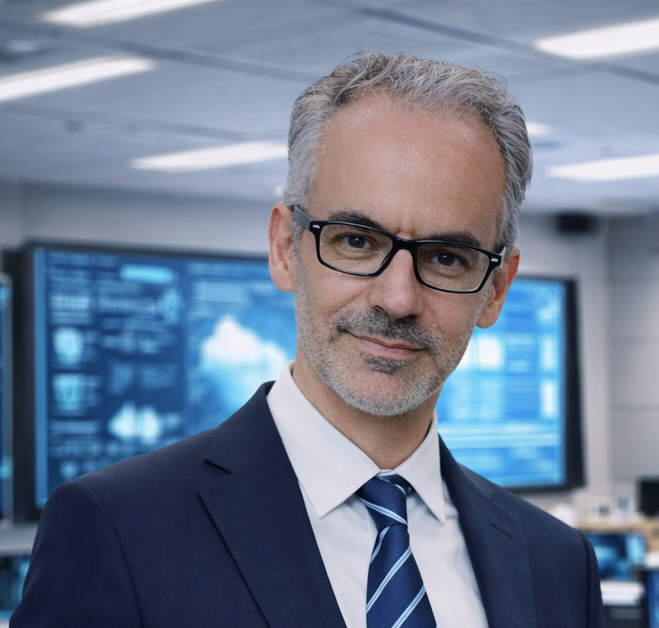
#> input picture intro/Odair.png, 659 x 628 px
$ python intro.py
#> lines starting #> are read from the running program, lines starting #| are printed output that depends on the picture
import cv2
import os

# Este é um arquivo introdutório básico para processamento de imagens com OpenCV
# Vamos importar uma imagem, convertê-la para preto e branco (escala de cinza) e salvar o resultado

# 1. Importar a imagem: montamos um caminho absoluto a partir da pasta do script
script_dir = os.path.dirname(os.path.abspath(__file__))
image_path = os.path.join(script_dir, 'Odair.png')
img = cv2.imread(image_path)
#> img is the input picture: shape (628, 659, 3); mean B, G, R 144.5, 124, 111.2

# Verificar se a imagem foi carregada corretamente
if img is None:
    print("Erro: Não foi possível carregar a imagem. Verifique o caminho.")
else:
    # 2. Converter para preto e branco: cv2.cvtColor converte a imagem colorida para escala de cinza
    # COLOR_BGR2GRAY transforma de BGR (formato padrão do OpenCV) para grayscale
    gray = cv2.cvtColor(img, cv2.COLOR_BGR2GRAY)
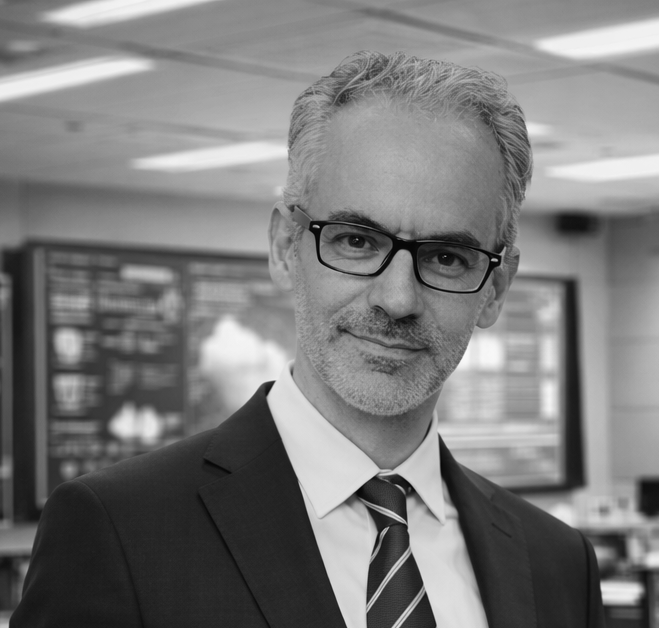
#> gray: shape (628, 659); min 1, max 249, mean 122.5

    # 3. Salvar a imagem em preto e branco: cv2.imwrite salva a imagem no disco
    # Aqui, salvamos como 'Odair_gray.png' na mesma pasta
    cv2.imwrite('Odair_gray.png', gray)

    print("Imagem convertida e salva como 'Odair_gray.png'!")

    # [5 lines of commented-out code are left out]
